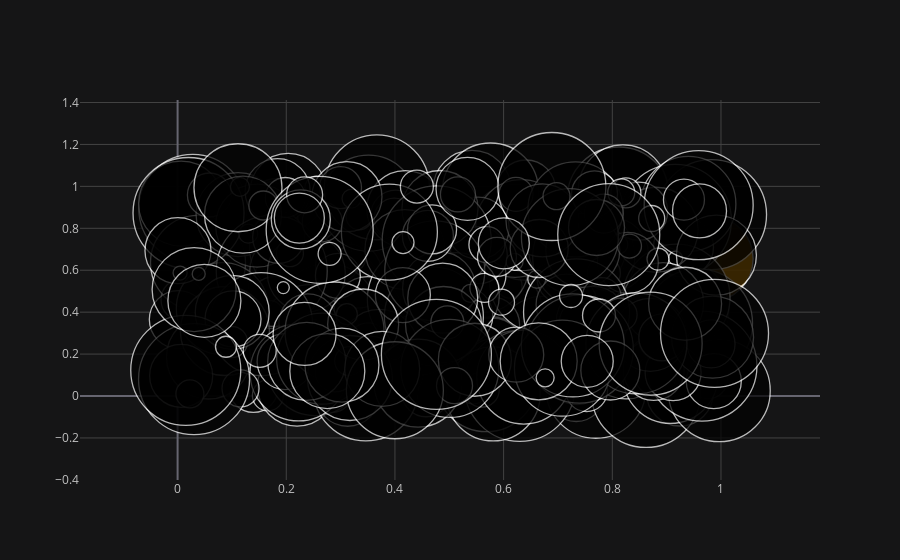

This figure's notebook cell:
### Markdown cell above
### Bubble charts can be used with kind=bubble and by assigning one column as the size.

### Code cell
df.iplot(kind='bubble', x='a', y='b', size='c', colors=["red", "orange"])

### Figure 1 — Plotly figure (JSON) as saved in the notebook; plotly's stock layout.template omitted (floating-point values rounded to 4 significant figures; data arrays with more than 128 entries replaced by an {"elided": "..."} marker saying what was removed)
{"data": [{"marker": {"color": ["red", "orange"], "line": {"width": 1.3}, "size": {"elided": "300 int values"}, "symbol": "circle"}, "mode": "markers", "text": "", "type": "scatter", "x": {"elided": "300 float values"}, "y": {"elided": "300 float values"}}], "layout": {"legend": {"bgcolor": "#151516", "font": {"color": "#D9D9D9"}}, "paper_bgcolor": "#151516", "plot_bgcolor": "#151516", "title": {"font": {"color": "#D9D9D9"}}, "xaxis": {"gridcolor": "#434343", "showgrid": true, "tickfont": {"color": "#C2C2C2"}, "title": {"font": {"color": "#D9D9D9"}, "text": ""}, "zerolinecolor": "#666570"}, "yaxis": {"gridcolor": "#434343", "showgrid": true, "tickfont": {"color": "#C2C2C2"}, "title": {"font": {"color": "#D9D9D9"}, "text": ""}, "zerolinecolor": "#666570"}}}
